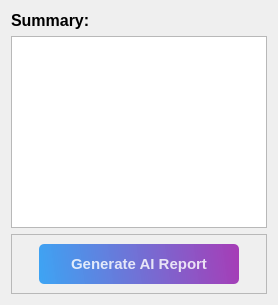
                    <widget class="QWidget" name="page_3">
                     <layout class="QVBoxLayout" name="verticalLayout_8">
                      <item>
                       <widget class="QLabel" name="label_3">
                        <property name="font">
                         <font>
                          <pointsize>12</pointsize>
                          <bold>true</bold>
                         </font>
                        </property>
                        <property name="text">
                         <string>Summary:</string>
                        </property>
                       </widget>
                      </item>
                      <item>
                       <widget class="QTextEdit" name="outputScanResult_textedit"/>
                      </item>
                      <item>
                       <widget class="QFrame" name="frame_8">
                        <property name="minimumSize">
                         <size>
                          <width>0</width>
                          <height>50</height>
                         </size>
                        </property>
                        <property name="frameShape">
                         <enum>QFrame::Shape::StyledPanel</enum>
                        </property>
                        <property name="frameShadow">
                         <enum>QFrame::Shadow::Raised</enum>
                        </property>
                        <layout class="QHBoxLayout" name="horizontalLayout_9">
                         <item>
                          <widget class="QPushButton" name="report_generate_btn">
                           <property name="minimumSize">
                            <size>
                             <width>0</width>
                             <height>40</height>
                            </size>
                           </property>
                           <property name="maximumSize">
                            <size>
                             <width>200</width>
                             <height>16777215</height>
                            </size>
                           </property>
                           <property name="font">
                            <font>
                             <pointsize>11</pointsize>
                             <bold>true</bold>
                            </font>
                           </property>
                           <property name="styleSheet">
                            <string notr="true">QPushButton#report_generate_btn {
    background-color: qlineargradient(spread:pad, x1:0, y1:0.505682, x2:1, y2:0.477, stop:0 rgba(33, 150, 243, 219), stop:1 rgba(156, 39, 176, 226));
    color: rgba(255, 255, 255, 210);
    border-radius: 5px;
}

QPushButton#report_generate_btn:hover {
    background-color: qlineargradient(spread:pad, x1:0, y1:0.505682, x2:1, y2:0.477, stop:0 rgba(63, 81, 181, 219), stop:1 rgba(103, 58, 183, 226));
}

QPushButton#report_generate_btn:pressed {
    padding-left: 5px;
    padding-top: 5px;
    background-color: rgba(103, 58, 183, 255);
}
</string>
                           </property>
                           <property name="text">
                            <string>Generate AI Report</string>
                           </property>
                          </widget>
                         </item>
                        </layout>
                       </widget>
                      </item>
                     </layout>
                    </widget>
